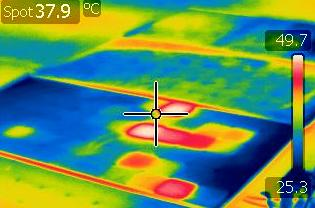
#> input picture IR_0136_crop.jpg, 315 x 208 px
$ python stitch.py --first IR_0136_crop.jpg --second bwgradient.jpg
#> lines starting #> are read from the running program, lines starting #| are printed output that depends on the picture
### panorama.py
# https://www.pyimagesearch.com/2016/01/11/opencv-panorama-stitching/

# import the necessary packages
import numpy as np
import imutils
import cv2

class Stitcher:
	def __init__(self):
		# determine if we are using OpenCV v3.X
		self.isv3 = imutils.is_cv3()

	def stitch(self, images, ratio=0.75, reprojThresh=4.0,
		showMatches=False):
		# unpack the images, then detect keypoints and extract
		# local invariant descriptors from them
		(imageB, imageA) = images
		(kpsA, featuresA) = self.detectAndDescribe(imageA)
		(kpsB, featuresB) = self.detectAndDescribe(imageB)

		# match features between the two images
		M = self.matchKeypoints(kpsA, kpsB,
			featuresA, featuresB, ratio, reprojThresh)

		# if the match is None, then there aren't enough matched
		# keypoints to create a panorama
		if M is None:
			return None

		# otherwise, apply a perspective warp to stitch the images
		# together
		(matches, H, status) = M
		result = cv2.warpPerspective(imageA, H,
			(imageA.shape[1] + imageB.shape[1], imageA.shape[0]))
		result[0:imageB.shape[0], 0:imageB.shape[1]] = imageB

		# check to see if the keypoint matches should be visualized
		if showMatches:
			vis = self.drawMatches(imageA, imageB, kpsA, kpsB, matches,
				status)

			# return a tuple of the stitched image and the
			# visualization
			return (result, vis)

		# return the stitched image
		return result

	def detectAndDescribe(self, image):
		# convert the image to grayscale
		gray = cv2.cvtColor(image, cv2.COLOR_BGR2GRAY)

		# check to see if we are using OpenCV 3.X
		if self.isv3:
			# detect and extract features from the image
			descriptor = cv2.xfeatures2d.SIFT_create()
			(kps, features) = descriptor.detectAndCompute(image, None)

		# otherwise, we are using OpenCV 2.4.X
		else:
			# detect keypoints in the image
			detector = cv2.FeatureDetector_create("SIFT")
			kps = detector.detect(gray)

			# extract features from the image
			extractor = cv2.DescriptorExtractor_create("SIFT")
			(kps, features) = extractor.compute(gray, kps)

		# convert the keypoints from KeyPoint objects to NumPy
		# arrays
		kps = np.float32([kp.pt for kp in kps])

		# return a tuple of keypoints and features
		return (kps, features)

	def matchKeypoints(self, kpsA, kpsB, featuresA, featuresB,
		ratio, reprojThresh):
		# compute the raw matches and initialize the list of actual
		# matches
		matcher = cv2.DescriptorMatcher_create("BruteForce")
		rawMatches = matcher.knnMatch(featuresA, featuresB, 2)
		matches = []

		# loop over the raw matches
		for m in rawMatches:
			# ensure the distance is within a certain ratio of each
			# other (i.e. Lowe's ratio test)
			if len(m) == 2 and m[0].distance < m[1].distance * ratio:
				matches.append((m[0].trainIdx, m[0].queryIdx))

		# computing a homography requires at least 4 matches
		if len(matches) > 4:
			# construct the two sets of points
			ptsA = np.float32([kpsA[i] for (_, i) in matches])
			ptsB = np.float32([kpsB[i] for (i, _) in matches])

			# compute the homography between the two sets of points
			(H, status) = cv2.findHomography(ptsA, ptsB, cv2.RANSAC,
				reprojThresh)

			# return the matches along with the homograpy matrix
			# and status of each matched point
			return (matches, H, status)

		# otherwise, no homograpy could be computed
		return None

	# [20 lines left out: function drawMatches, not called in this run]

### stitch.py
# import the necessary packages
# https://www.pyimagesearch.com/2016/01/11/opencv-panorama-stitching/

# NOTE: must have panorama.py saved in the same file directory as this script
from panorama import Stitcher
import argparse
import imutils
import cv2

# construct the argument parse and parse the arguments
ap = argparse.ArgumentParser()
ap.add_argument("-f", "--first", required=True,
	help="path to the first image")
ap.add_argument("-s", "--second", required=True,
	help="path to the second image")
args = vars(ap.parse_args())
# load the two images and resize them to have a width of 400 pixels
# (for faster processing)
imageA = cv2.imread(args["first"])
#> imageA is the input picture: shape (208, 315, 3); mean B, G, R 89.5, 142.6, 97.8
imageB = cv2.imread(args["second"])
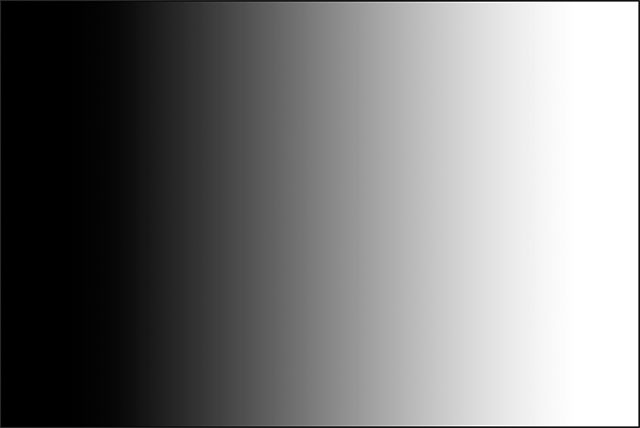
#> input picture bwgradient.jpg, 640 x 428 px
#> imageB is the input picture: shape (428, 640, 3); min 0, max 255, mean 125.2
imageA = imutils.resize(imageA, width=400)
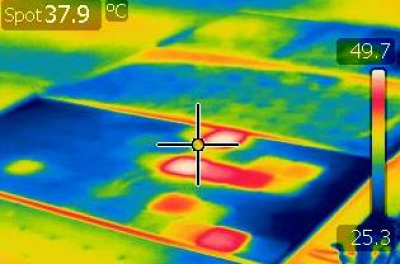
#> imageA: shape (264, 400, 3); mean B, G, R 89.4, 142.5, 97.7
imageB = imutils.resize(imageB, width=400)
#> imageB: shape (267, 400, 3)

# stitch the images together to create a panorama
stitcher = Stitcher()
(result, vis) = stitcher.stitch([imageA, imageB], showMatches=True)
#> in detectAndDescribe, `kps = detector.detect(gray)`: kps = ()
#> in detectAndDescribe, `kps = np.float32([kp.pt for kp in kps])`: kps = empty array
#> in detectAndDescribe (call 2), `gray = cv2.cvtColor(image, cv2.COLOR_BGR2GRAY)`:
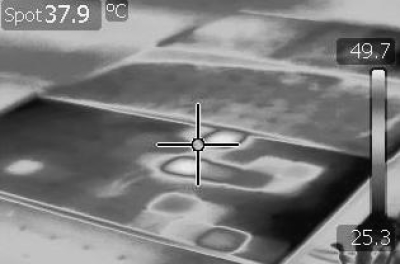
#> gray: shape (264, 400); min 1, max 250, mean 123
#> in detectAndDescribe (call 2), `kps = detector.detect(gray)`: kps = 354 keypoints; strongest (x, y, size): (237, 145, 2), (194, 140, 1.9), (366, 233, 2.1), (198, 151, 2)
#> in detectAndDescribe (call 2), `kps = np.float32([kp.pt for kp in kps])`: kps = 354 pairs, first value 2.6 to 392.5, second value 2.7 to 259.4
#> in stitch, `(kpsB, featuresB) = self.detectAndDescribe(imageB)`: kpsB has the same summary as kps in detectAndDescribe
#> in matchKeypoints, `rawMatches = matcher.knnMatch(featuresA, featuresB, 2)`: rawMatches = ()
#> after the loop in matchKeypoints, `for m in rawMatches:`: matches = []
#> (the run stopped early here; a loop or call above may not have finished)
